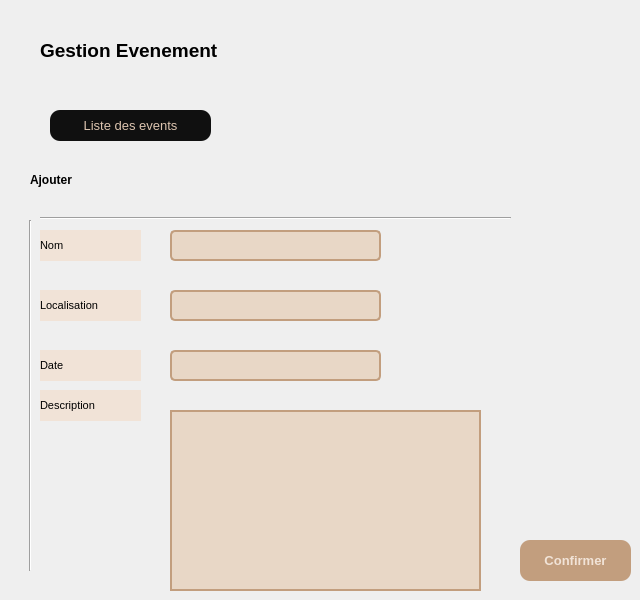
      <widget class="QWidget" name="page_3">
       <widget class="QLabel" name="label_gestionevent">
        <property name="geometry">
         <rect>
          <x>40</x>
          <y>30</y>
          <width>311</width>
          <height>41</height>
         </rect>
        </property>
        <property name="font">
         <font>
          <pointsize>14</pointsize>
          <weight>75</weight>
          <bold>true</bold>
         </font>
        </property>
        <property name="styleSheet">
         <string notr="true">#label_6 {
    font-size: 14pt;
    font-weight: bold;
    color: #ddc5b0;
}
</string>
        </property>
        <property name="text">
         <string>Gestion Evenement</string>
        </property>
       </widget>
       <widget class="QPushButton" name="pbliste">
        <property name="geometry">
         <rect>
          <x>50</x>
          <y>110</y>
          <width>161</width>
          <height>31</height>
         </rect>
        </property>
        <property name="font">
         <font>
          <pointsize>10</pointsize>
         </font>
        </property>
        <property name="styleSheet">
         <string notr="true">QPushButton
{
border-radius:10px;
background-color:#101010;
color:#DDC5B0;
}
QPushButton:pressed{
padding-left:5px;
padding-top:5px;
background-color: #C29E7E;


}</string>
        </property>
        <property name="text">
         <string>Liste des events</string>
        </property>
       </widget>
       <widget class="QLabel" name="label_name">
        <property name="geometry">
         <rect>
          <x>40</x>
          <y>230</y>
          <width>101</width>
          <height>31</height>
         </rect>
        </property>
        <property name="font">
         <font>
          <pointsize>8</pointsize>
          <weight>50</weight>
          <bold>false</bold>
         </font>
        </property>
        <property name="styleSheet">
         <string notr="true">background-color: rgb(241, 227, 215);</string>
        </property>
        <property name="text">
         <string>Nom</string>
        </property>
       </widget>
       <widget class="QLineEdit" name="lename">
        <property name="geometry">
         <rect>
          <x>170</x>
          <y>230</y>
          <width>211</width>
          <height>31</height>
         </rect>
        </property>
        <property name="styleSheet">
         <string notr="true">QLineEdit {
    border: 2px solid #C29E7E;
    border-radius: 5px;
    padding: 6px 12px;
    background-color: #E8D7C6;
}

QLineEdit:focus {
    border-color: #A48569;
}
</string>
        </property>
       </widget>
       <widget class="QLineEdit" name="lelocation">
        <property name="geometry">
         <rect>
          <x>170</x>
          <y>290</y>
          <width>211</width>
          <height>31</height>
         </rect>
        </property>
        <property name="styleSheet">
         <string notr="true">QLineEdit {
    border: 2px solid #C29E7E;
    border-radius: 5px;
    padding: 6px 12px;
    background-color: #E8D7C6;
}

QLineEdit:focus {
    border-color: #A48569;
}
</string>
        </property>
       </widget>
       <widget class="QPushButton" name="pbconfirm">
        <property name="geometry">
         <rect>
          <x>520</x>
          <y>540</y>
          <width>111</width>
          <height>41</height>
         </rect>
        </property>
        <property name="font">
         <font>
          <pointsize>10</pointsize>
          <weight>75</weight>
          <bold>true</bold>
         </font>
        </property>
        <property name="styleSheet">
         <string notr="true">QPushButton
{
border-radius:10px;
background-color:#C29E7E;
color:#F1E3D7;
}
QPushButton:pressed{
padding-left:5px;
padding-top:5px;
background-color: #C29E7E;


}</string>
        </property>
        <property name="text">
         <string>Confirmer</string>
        </property>
       </widget>
       <widget class="QTextEdit" name="ledesc">
        <property name="geometry">
         <rect>
          <x>170</x>
          <y>410</y>
          <width>311</width>
          <height>181</height>
         </rect>
        </property>
        <property name="styleSheet">
         <string notr="true">QTextEdit {
    border: 2px solid #C29E7E;
    padding: 6px 12px;
    background-color: #E8D7C6;
}

QTextEdit:focus {
    border-color: #A48569;
}
</string>
        </property>
       </widget>
       <widget class="QLineEdit" name="ledate">
        <property name="geometry">
         <rect>
          <x>170</x>
          <y>350</y>
          <width>211</width>
          <height>31</height>
         </rect>
        </property>
        <property name="styleSheet">
         <string notr="true">QLineEdit {
    border: 2px solid #C29E7E;
    border-radius: 5px;
    padding: 6px 12px;
    background-color: #E8D7C6;
}

QLineEdit:focus {
    border-color: #A48569;
}
</string>
        </property>
       </widget>
       <widget class="QLabel" name="label_name_13">
        <property name="geometry">
         <rect>
          <x>40</x>
          <y>290</y>
          <width>101</width>
          <height>31</height>
         </rect>
        </property>
        <property name="font">
         <font>
          <pointsize>8</pointsize>
          <weight>50</weight>
          <bold>false</bold>
         </font>
        </property>
        <property name="styleSheet">
         <string notr="true">background-color: rgb(241, 227, 215);</string>
        </property>
        <property name="text">
         <string>Localisation</string>
        </property>
       </widget>
       <widget class="QLabel" name="label_name_14">
        <property name="geometry">
         <rect>
          <x>40</x>
          <y>350</y>
          <width>101</width>
          <height>31</height>
         </rect>
        </property>
        <property name="font">
         <font>
          <pointsize>8</pointsize>
          <weight>50</weight>
          <bold>false</bold>
         </font>
        </property>
        <property name="styleSheet">
         <string notr="true">background-color: rgb(241, 227, 215);</string>
        </property>
        <property name="text">
         <string>Date</string>
        </property>
       </widget>
       <widget class="QLabel" name="label_name_15">
        <property name="geometry">
         <rect>
          <x>40</x>
          <y>390</y>
          <width>101</width>
          <height>31</height>
         </rect>
        </property>
        <property name="font">
         <font>
          <pointsize>8</pointsize>
          <weight>50</weight>
          <bold>false</bold>
         </font>
        </property>
        <property name="styleSheet">
         <string notr="true">background-color: rgb(241, 227, 215);</string>
        </property>
        <property name="text">
         <string>Description</string>
        </property>
       </widget>
       <widget class="Line" name="line_11">
        <property name="geometry">
         <rect>
          <x>40</x>
          <y>210</y>
          <width>471</width>
          <height>16</height>
         </rect>
        </property>
        <property name="orientation">
         <enum>Qt::Horizontal</enum>
        </property>
       </widget>
       <widget class="Line" name="line_12">
        <property name="geometry">
         <rect>
          <x>20</x>
          <y>220</y>
          <width>20</width>
          <height>351</height>
         </rect>
        </property>
        <property name="orientation">
         <enum>Qt::Vertical</enum>
        </property>
       </widget>
       <widget class="QLabel" name="label_ajouter_4">
        <property name="geometry">
         <rect>
          <x>30</x>
          <y>170</y>
          <width>231</width>
          <height>21</height>
         </rect>
        </property>
        <property name="styleSheet">
         <string notr="true">#label_ajouter {
    font-weight: 600;
    color: #000000;
}
</string>
        </property>
        <property name="text">
         <string>&lt;html&gt;&lt;head/&gt;&lt;body&gt;&lt;p&gt;&lt;span style=&quot; font-weight:600; color:#000000;&quot;&gt;Ajouter&lt;/span&gt;&lt;/p&gt;&lt;/body&gt;&lt;/html&gt;</string>
        </property>
       </widget>
      </widget>
